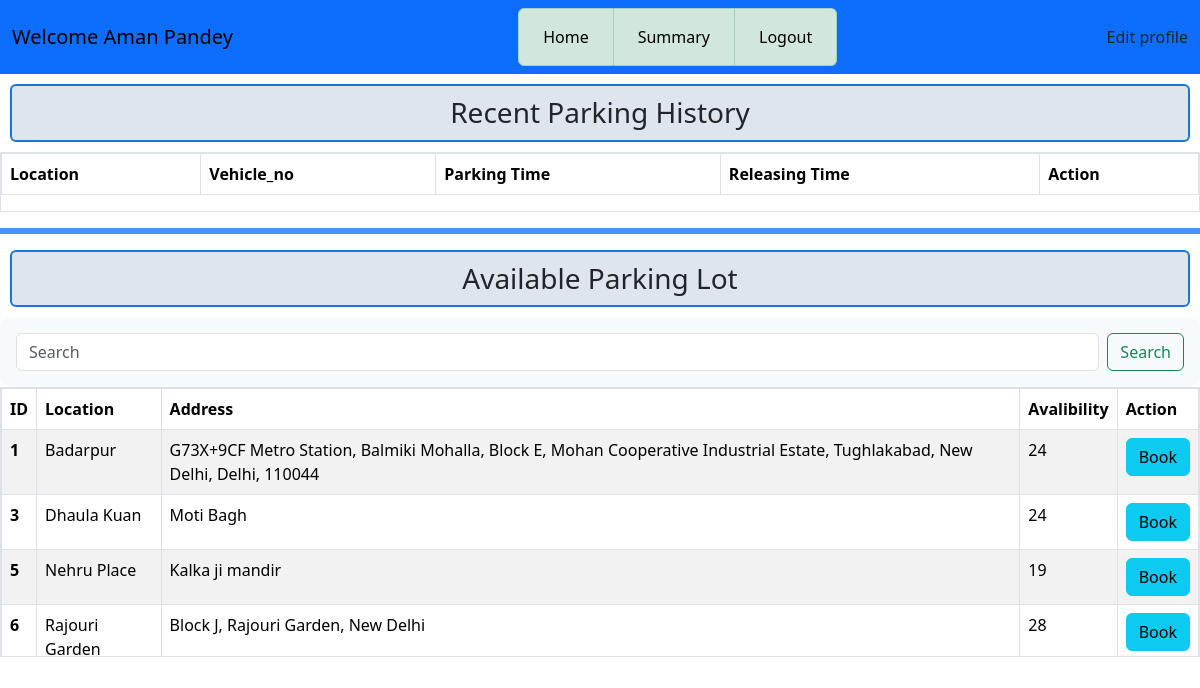
/user_dashboard/1, run on the app's committed database.
### application/models.py (models this page shows)
class Users(db.Model):
    id = db.Column(db.Integer, primary_key=True, autoincrement=True)
    email = db.Column(db.String(50), unique=True, nullable=False)
    password = db.Column(db.String(50), nullable=False)
    fullname = db.Column(db.String(50), nullable=False)
    address = db.Column(db.String(400), nullable=False)
    pincode = db.Column(db.String(10), nullable=False)
    type = db.Column(db.String(10), nullable=False, default="user")  # 'user' or 'admin'

class Spots(db.Model):
    id = db.Column(db.String, primary_key=True)
    lot_id = db.Column(db.Integer, db.ForeignKey('lots.id'), nullable=False)
    status = db.Column(db.String, default="Available") # Available or Unavailable

class Lots(db.Model):
    id = db.Column(db.Integer, primary_key=True , autoincrement=True)
    location = db.Column(db.String(200), unique=True, nullable=False)
    price = db.Column(db.Integer, nullable=False)
    available_spots = db.Column(db.Integer, nullable=False)
    total_spots = db.Column(db.Integer, nullable=False)
    address = db.Column(db.String(400), nullable=False)
    pincode = db.Column(db.String(10), nullable=False)
    details = db.relationship('Spots', backref='lot', cascade="all, delete-orphan")

### application/controllers.py (the view)
@app.route('/user_dashboard/<user_id>', methods=['GET','POST'])
def user_dashboard(user_id):
    this_user = Users.query.filter_by(id=user_id).first()
    reserve = Reserve.query.filter_by(user_id=user_id).order_by(Reserve.start_time.desc()).limit(3).all()
    search = request.form.get('search') if request.method == 'POST' else None
    if search:
        this_lot = Lots.query.filter(Lots.location.contains(search)).all()
    else:
        this_lot = Lots.query.all()
    avail_spot = []
    for lot in this_lot:
        spot = Spots.query.filter_by(lot_id=lot.id, status="Available").first()
        if spot:
            avail_spot.append({'lot': lot, 'spot': spot.id})
    return render_template('user_dash.html', this_user=this_user, this_lot=this_lot, avail_spot=avail_spot, reserve=reserve)

### templates/user_dash.html (shortened to what this page needs)
<!DOCTYPE html>
<html lang="en">
<head>
    <link rel="stylesheet" href="/static/css/style.css">
    <link href="https://cdn.jsdelivr.net/npm/bootstrap@5.3.7/dist/css/bootstrap.min.css" rel="stylesheet">
</head>
<body>
    <div id ="main">
        <div id ="canvas" class="overflow-auto">
            <nav class="navbar navbar-expand-lg bg-primary">
                <div class="container-fluid">
                    <div class="navbar-brand" >Welcome {{this_user.fullname}}</div>
                    <div class="collapse navbar-collapse" id="navbarSupportedContent">
                        <ul class="navbar-nav mx-auto mb-2 mb-lg-0 list-group list-group-horizontal text-center">
                            <li class="nav-item list-group-item  list-group-item-success">
                                <a class="nav-link active" aria-current="page" href="/user_dashboard/{{this_user.id}}">Home</a>
                            </li>
                            <li class="nav-item list-group-item  list-group-item-success">
                                <a class="nav-link active" aria-current="page" href="/user_summary/{{this_user.id}}">Summary</a>
                            </li>
                            <li class="nav-item list-group-item  list-group-item-success">
                                <a class="nav-link active" aria-current="page" href="/login">Logout</a>
                            </li>
                        </ul>
                        <a class="nav-link active" aria-current="page" href="/edit_profile/{{this_user.id}}">Edit profile</a>
                    </div>
                </div>
            </nav>
            <div class ="top-section">
                <div id ="content" class="overflow-auto">
                        <h3 class="heading">Recent Parking History</h3>
                        <div id="table1" class="border" style="max-height:150px;overflow-y: scroll;">
                        <table class="table table-striped table-bordered" >
                            <thead>
                                <tr>
                                    <th scope="col">Location</th>
                                    <th scope="col">Vehicle_no</th>
                                    <th scope="col">Parking Time</th>
                                    <th scope="col">Releasing Time</th>
                                    <th scope="col">Action</th>
                                </tr>
                            </thead>
                        </table>
                        </div>
                </div>
            </div>
            <hr class="border border-primary border-3 opacity-75">
            <div class ="bottom-section">
                <div id="content2" >
                    <h3 class="heading">Available Parking Lot</h3>
                    <form class="d-flex" role="search" method="POST">
                                <input class="form-control me-2" type="search" name="search" placeholder="Search" aria-label="Search"/>
                                <button class="btn btn-outline-success" type="submit">Search</button>
                    </form>
                    <div id="table2" class="border" style="max-height: 270px;overflow-y: scroll;">
                    <table class="table table-striped table-bordered" class="overflow-auto">
                        <thead>
                            <tr>
                                <th scope="col">ID</th>
                                <th scope="col">Location</th>
                                <th scope="col">Address</th>
                                <th scope="col">Avalibility</th>
                                <th scope="col">Action</th>
                            </tr>
                        </thead>
                            <tbody>
                            {% for item in avail_spot %}
                                <tr>
                                    <th scope="row">{{item.lot.id}}</th>
                                    <td>{{item.lot.location}}</td>
                                    <td>{{item.lot.address}}</td>
                                    <td>{{item.lot.available_spots}}</td>
                                    <td>
                                        {% if item.spot %}
                                        <a href ='/book_spot/{{this_user.id}}/{{item.lot.id}}/{{item.spot}}' type="button" class="btn btn-info">Book</a>
                                        {% else %}
                                        <span class="text-danger">No spot available</span>
                                        {% endif %}
                                    </td>
                                </tr>
                            {% endfor %}
                            </tbody>
                    </table>
                    </div>
                </div>
            </div>
        </div>
    </div>
</body>
</html>

### static/css/style.css (style rules this page uses)
body { background: #d6d9e6; font-family: Arial, sans-serif; }
.heading { margin:3px; text-align: center; padding-left: 3px; margin: 10px; border: 2px solid #1976d2; padding: 10px; border-radius: 6px; margin-bottom: 10px; background: #dee5ec; }
.d-flex { border-radius: 8px; padding: 16px; background: #f7fafd; }

### data on the page
Users: fullname "Aman Pandey"
Spots: lot.id "1", lot.location "Badarpur", lot.address "G73X+9CF Metro Station, Balmiki Mohalla, Block E, Mohan Cooperative Industrial Estate, Tughlakabad, New Delhi, Delhi, 110044", lot.available_spots "24"
Spots: lot.id "3", lot.location "Dhaula Kuan", lot.address "Moti Bagh", lot.available_spots "24"
Spots: lot.id "5", lot.location "Nehru Place", lot.address "Kalka ji mandir", lot.available_spots "19"
Spots: lot.id "6", lot.location "Rajouri Garden", lot.address "Block J, Rajouri Garden, New Delhi", lot.available_spots "28"
